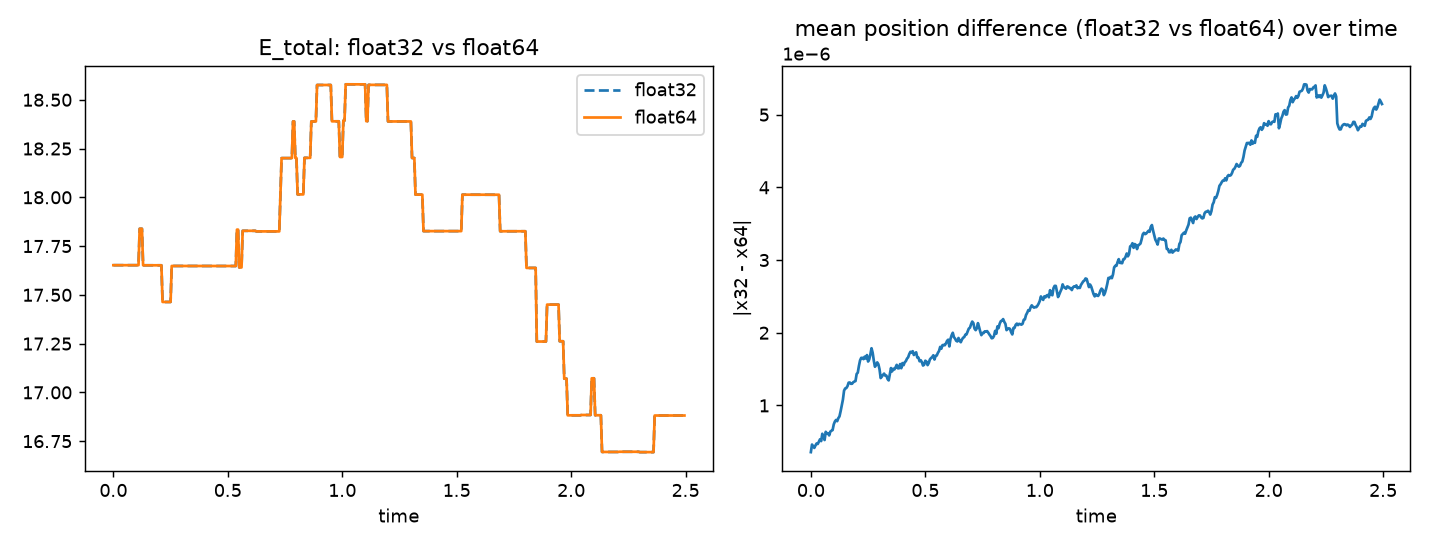

Python code for this plot:
"""
Task 5 - float32 vs float64. Memory, speed, energy behaviour, trajectory
difference. Same initial config (same seed), just cast to different dtype.
"""

import time
import numpy as np
import matplotlib.pyplot as plt
import core

N, L, rc, k, r0, dt, mass = 16, 10.0, 3.0, 1.5, 2.5, 0.005, 1.0
steps = 500
REPEATS = 5

results = {}
for dtype in (np.float32, np.float64):
    pos, vel = core.init_state(N, L, dtype=dtype)
    mem_bytes = pos.nbytes + vel.nbytes

    # time it: repeat the whole run a few times, take the median
    times = []
    for _ in range(REPEATS):
        p, v = pos.copy(), vel.copy()
        t0 = time.perf_counter()
        out = core.run("verlet", p, v, steps, dtype(dt), L, rc, k, r0, mass, record_traj=True)
        times.append(time.perf_counter() - t0)
    median_time = float(np.median(times))

    E = out["K"] + out["U"]
    drift = float(np.abs((E - E[0]) / E[0]).max())

    results[dtype] = dict(mem=mem_bytes, time=median_time, drift=drift,
                           traj=out["traj"], E=E)
    print(f"{dtype.__name__}: pos+vel memory = {mem_bytes} bytes, "
          f"median run time over {REPEATS} = {median_time*1000:.2f} ms, "
          f"max energy drift = {drift:.2%}")

mem_ratio = results[np.float64]["mem"] / results[np.float32]["mem"]
print(f"\nmemory ratio (float64 / float32) for the state arrays: {mem_ratio:.2f}x "
      "(exactly 2x is expected: float64 is twice the bytes per number)")

x32 = results[np.float32]["traj"][-1].astype(np.float64)
x64 = results[np.float64]["traj"][-1]
eps_pos = np.linalg.norm(x32 - x64) / np.linalg.norm(x64)
print(f"final-position relative difference, eps_pos = {eps_pos:.3e}")

speedup = results[np.float64]["time"] / results[np.float32]["time"]
print(f"speed: float32 is {speedup:.2f}x the float64 run time "
      f"(>1 means float32 was faster)")

fig, axes = plt.subplots(1, 2, figsize=(11, 4.2))
t = np.arange(steps) * dt
for dtype, style in ((np.float32, "--"), (np.float64, "-")):
    axes[0].plot(t, results[dtype]["E"], style, label=dtype.__name__)
axes[0].set_title("E_total: float32 vs float64")
axes[0].set_xlabel("time")
axes[0].legend()

traj32 = results[np.float32]["traj"].astype(np.float64)
traj64 = results[np.float64]["traj"]
pos_err = np.linalg.norm(traj32 - traj64, axis=2).mean(axis=1)
axes[1].plot(t, pos_err)
axes[1].set_title("mean position difference (float32 vs float64) over time")
axes[1].set_xlabel("time")
axes[1].set_ylabel("|x32 - x64|")

plt.tight_layout()
plt.savefig("task5_precision.png", dpi=130)
print("saved task5_precision.png")
